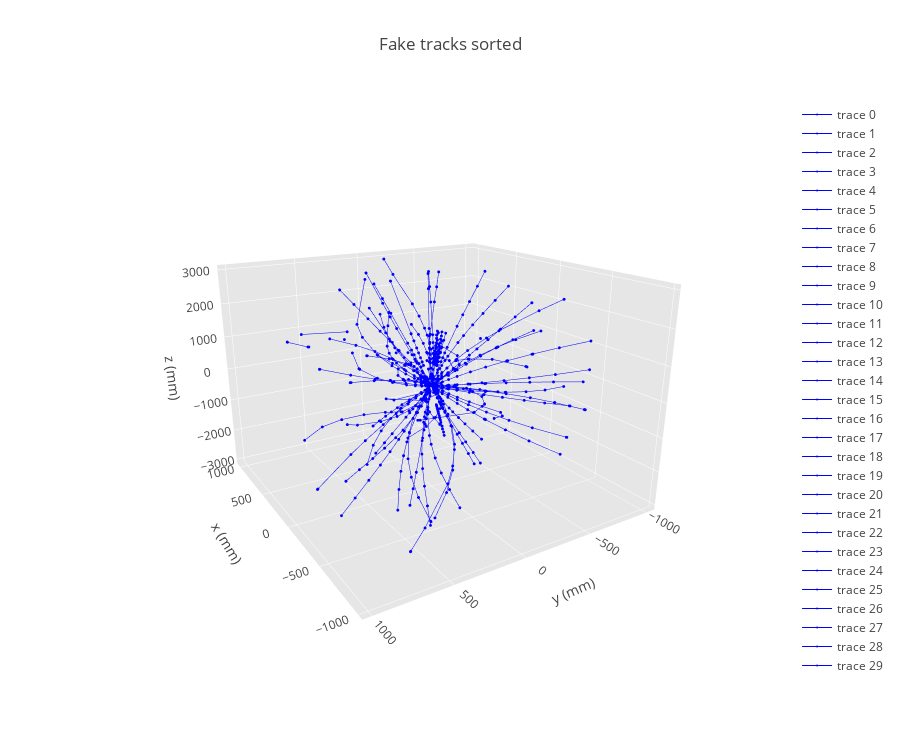

This figure's notebook cell:
### Markdown cell above
### Ploting using parameters

### Code cell
track_plot(tracks_real_sort, track_color = 'blue', n_tracks = 100, title = 'Fake tracks sorted')
